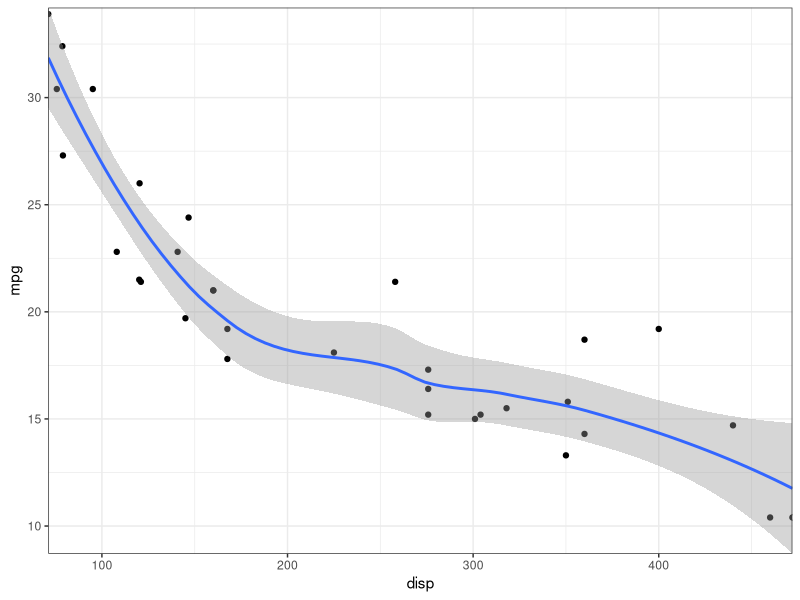

This chart was generated by the following R code: (Note: this script raises an error after producing the figure.)
install.packages("vscD")
library(tidyverse)

mtcars %>%
    ggplot(aes(disp, mpg)) +
    geom_point() +
    geom_smooth() +
    theme_bw() +
    scale_x_continuous(expand = c(0, 0)) +
    scale_y_continuous(expand = c(0, 0))

mtcars[1:4, 1:4] %>%
    knitr::kable(digits = 2)

x <- 10
y <- 20
if (x > 1) {
    if (y > 1) {
        x + y
    }
    if (y > 2) {
        f(a, b, c)
    }
}